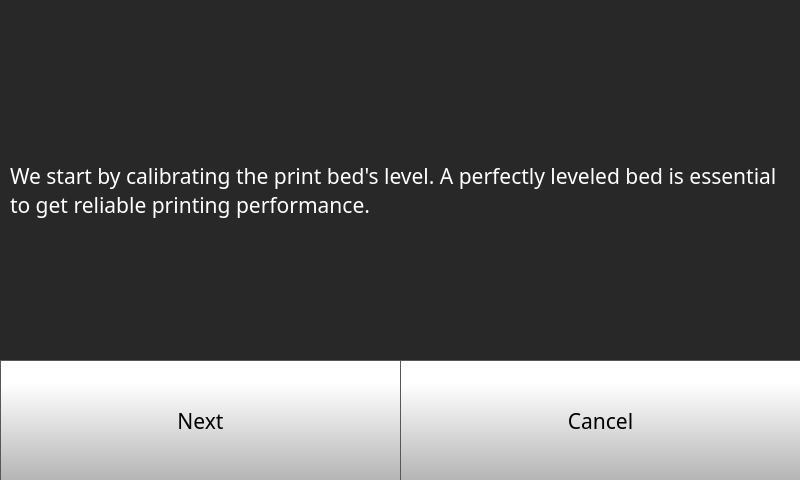
<?xml version="1.0" encoding="UTF-8"?>
<ui version="4.0">
 <class>bedLevelingPage</class>
 <widget class="QWidget" name="bedLevelingPage">
  <property name="geometry">
   <rect>
    <x>0</x>
    <y>0</y>
    <width>800</width>
    <height>480</height>
   </rect>
  </property>
  <property name="minimumSize">
   <size>
    <width>800</width>
    <height>480</height>
   </size>
  </property>
  <property name="maximumSize">
   <size>
    <width>800</width>
    <height>480</height>
   </size>
  </property>
  <property name="windowTitle">
   <string>Form</string>
  </property>
  <property name="styleSheet">
   <string notr="true">background-color: rgb(40, 40, 40);
</string>
  </property>
  <widget class="QStackedWidget" name="stackedWidget">
   <property name="geometry">
    <rect>
     <x>0</x>
     <y>0</y>
     <width>800</width>
     <height>480</height>
    </rect>
   </property>
   <property name="minimumSize">
    <size>
     <width>800</width>
     <height>480</height>
    </size>
   </property>
   <property name="maximumSize">
    <size>
     <width>800</width>
     <height>480</height>
    </size>
   </property>
   <property name="currentIndex">
    <number>0</number>
   </property>
   <widget class="QWidget" name="quickStep1Page">
    <widget class="QPushButton" name="quickStep1NextButton">
     <property name="geometry">
      <rect>
       <x>0</x>
       <y>360</y>
       <width>401</width>
       <height>121</height>
      </rect>
     </property>
     <property name="font">
      <font>
       <family>Gotham</family>
       <pointsize>16</pointsize>
      </font>
     </property>
     <property name="styleSheet">
      <string notr="true">QPushButton {
     border: 1px solid rgb(87, 87, 87);
	background-color: qlineargradient(spread:pad, x1:0, y1:1, x2:0, y2:0.188, stop:0 rgba(180, 180, 180, 255), stop:1 rgba(255, 255, 255, 255));


}

QPushButton:pressed {
    background-color: qlineargradient(x1: 0, y1: 0, x2: 0, y2: 1,
                                      stop: 0 #dadbde, stop: 1 #f6f7fa);
}

QPushButton:flat {
    border: none; /* no border for a flat push button */
}

QPushButton:default {
    border-color: navy; /* make the default button prominent */
}

QPushButton:focus {
	outline: none;
}</string>
     </property>
     <property name="text">
      <string>Next</string>
     </property>
     <property name="iconSize">
      <size>
       <width>40</width>
       <height>40</height>
      </size>
     </property>
    </widget>
    <widget class="QLabel" name="calibrateLabel_6">
     <property name="geometry">
      <rect>
       <x>10</x>
       <y>90</y>
       <width>781</width>
       <height>201</height>
      </rect>
     </property>
     <property name="font">
      <font>
       <family>Gotham</family>
       <pointsize>16</pointsize>
       <weight>50</weight>
       <bold>false</bold>
      </font>
     </property>
     <property name="styleSheet">
      <string notr="true">color: rgb(255, 255, 255);</string>
     </property>
     <property name="text">
      <string>We start by calibrating the print bed's level. A perfectly leveled bed is essential to get reliable printing performance.</string>
     </property>
     <property name="wordWrap">
      <bool>true</bool>
     </property>
    </widget>
    <widget class="QPushButton" name="quickStep1CancelButton">
     <property name="geometry">
      <rect>
       <x>400</x>
       <y>360</y>
       <width>401</width>
       <height>121</height>
      </rect>
     </property>
     <property name="font">
      <font>
       <family>Gotham</family>
       <pointsize>16</pointsize>
      </font>
     </property>
     <property name="styleSheet">
      <string notr="true">QPushButton {
     border: 1px solid rgb(87, 87, 87);
	background-color: qlineargradient(spread:pad, x1:0, y1:1, x2:0, y2:0.188, stop:0 rgba(180, 180, 180, 255), stop:1 rgba(255, 255, 255, 255));


}

QPushButton:pressed {
    background-color: qlineargradient(x1: 0, y1: 0, x2: 0, y2: 1,
                                      stop: 0 #dadbde, stop: 1 #f6f7fa);
}

QPushButton:flat {
    border: none; /* no border for a flat push button */
}

QPushButton:default {
    border-color: navy; /* make the default button prominent */
}

QPushButton:focus {
	outline: none;
}</string>
     </property>
     <property name="text">
      <string>Cancel</string>
     </property>
     <property name="iconSize">
      <size>
       <width>40</width>
       <height>40</height>
      </size>
     </property>
    </widget>
   </widget>
   <widget class="QWidget" name="quickStep2Page">
    <widget class="QLabel" name="CalibrationPoint1">
     <property name="geometry">
      <rect>
       <x>10</x>
       <y>110</y>
       <width>781</width>
       <height>241</height>
      </rect>
     </property>
     <property name="text">
      <string/>
     </property>
     <property name="alignment">
      <set>Qt::AlignCenter</set>
     </property>
    </widget>
    <widget class="QLabel" name="calibrateLabel_7">
     <property name="geometry">
      <rect>
       <x>10</x>
       <y>10</y>
       <width>781</width>
       <height>91</height>
      </rect>
     </property>
     <property name="font">
      <font>
       <family>Gotham</family>
       <pointsize>16</pointsize>
       <weight>50</weight>
       <bold>false</bold>
      </font>
     </property>
     <property name="styleSheet">
      <string notr="true">color: rgb(255, 255, 255);</string>
     </property>
     <property name="text">
      <string>Tighten the front left screw, and measure the height with the help of an A4 sheet of Paper as a measuring guage</string>
     </property>
     <property name="wordWrap">
      <bool>true</bool>
     </property>
    </widget>
    <widget class="QPushButton" name="quickStep2CancelButton">
     <property name="geometry">
      <rect>
       <x>400</x>
       <y>360</y>
       <width>401</width>
       <height>121</height>
      </rect>
     </property>
     <property name="font">
      <font>
       <family>Gotham</family>
       <pointsize>16</pointsize>
      </font>
     </property>
     <property name="styleSheet">
      <string notr="true">QPushButton {
     border: 1px solid rgb(87, 87, 87);
	background-color: qlineargradient(spread:pad, x1:0, y1:1, x2:0, y2:0.188, stop:0 rgba(180, 180, 180, 255), stop:1 rgba(255, 255, 255, 255));


}

QPushButton:pressed {
    background-color: qlineargradient(x1: 0, y1: 0, x2: 0, y2: 1,
                                      stop: 0 #dadbde, stop: 1 #f6f7fa);
}

QPushButton:flat {
    border: none; /* no border for a flat push button */
}

QPushButton:default {
    border-color: navy; /* make the default button prominent */
}

QPushButton:focus {
	outline: none;
}</string>
     </property>
     <property name="text">
      <string>Cancel</string>
     </property>
     <property name="iconSize">
      <size>
       <width>40</width>
       <height>40</height>
      </size>
     </property>
    </widget>
    <widget class="QPushButton" name="quickStep2NextButton">
     <property name="geometry">
      <rect>
       <x>0</x>
       <y>360</y>
       <width>401</width>
       <height>121</height>
      </rect>
     </property>
     <property name="font">
      <font>
       <family>Gotham</family>
       <pointsize>16</pointsize>
      </font>
     </property>
     <property name="styleSheet">
      <string notr="true">QPushButton {
     border: 1px solid rgb(87, 87, 87);
	background-color: qlineargradient(spread:pad, x1:0, y1:1, x2:0, y2:0.188, stop:0 rgba(180, 180, 180, 255), stop:1 rgba(255, 255, 255, 255));


}

QPushButton:pressed {
    background-color: qlineargradient(x1: 0, y1: 0, x2: 0, y2: 1,
                                      stop: 0 #dadbde, stop: 1 #f6f7fa);
}

QPushButton:flat {
    border: none; /* no border for a flat push button */
}

QPushButton:default {
    border-color: navy; /* make the default button prominent */
}

QPushButton:focus {
	outline: none;
}</string>
     </property>
     <property name="text">
      <string>Next</string>
     </property>
     <property name="iconSize">
      <size>
       <width>40</width>
       <height>40</height>
      </size>
     </property>
    </widget>
   </widget>
   <widget class="QWidget" name="quickStep3Page">
    <widget class="QPushButton" name="quickStep3NextButton">
     <property name="geometry">
      <rect>
       <x>0</x>
       <y>360</y>
       <width>401</width>
       <height>121</height>
      </rect>
     </property>
     <property name="font">
      <font>
       <family>Gotham</family>
       <pointsize>16</pointsize>
      </font>
     </property>
     <property name="styleSheet">
      <string notr="true">QPushButton {
     border: 1px solid rgb(87, 87, 87);
	background-color: qlineargradient(spread:pad, x1:0, y1:1, x2:0, y2:0.188, stop:0 rgba(180, 180, 180, 255), stop:1 rgba(255, 255, 255, 255));


}

QPushButton:pressed {
    background-color: qlineargradient(x1: 0, y1: 0, x2: 0, y2: 1,
                                      stop: 0 #dadbde, stop: 1 #f6f7fa);
}

QPushButton:flat {
    border: none; /* no border for a flat push button */
}

QPushButton:default {
    border-color: navy; /* make the default button prominent */
}

QPushButton:focus {
	outline: none;
}</string>
     </property>
     <property name="text">
      <string>Next</string>
     </property>
     <property name="iconSize">
      <size>
       <width>40</width>
       <height>40</height>
      </size>
     </property>
    </widget>
    <widget class="QPushButton" name="quickStep3CancelButton">
     <property name="geometry">
      <rect>
       <x>400</x>
       <y>360</y>
       <width>401</width>
       <height>121</height>
      </rect>
     </property>
     <property name="font">
      <font>
       <family>Gotham</family>
       <pointsize>16</pointsize>
      </font>
     </property>
     <property name="styleSheet">
      <string notr="true">QPushButton {
     border: 1px solid rgb(87, 87, 87);
	background-color: qlineargradient(spread:pad, x1:0, y1:1, x2:0, y2:0.188, stop:0 rgba(180, 180, 180, 255), stop:1 rgba(255, 255, 255, 255));


}

QPushButton:pressed {
    background-color: qlineargradient(x1: 0, y1: 0, x2: 0, y2: 1,
                                      stop: 0 #dadbde, stop: 1 #f6f7fa);
}

QPushButton:flat {
    border: none; /* no border for a flat push button */
}

QPushButton:default {
    border-color: navy; /* make the default button prominent */
}

QPushButton:focus {
	outline: none;
}</string>
     </property>
     <property name="text">
      <string>Cancel</string>
     </property>
     <property name="iconSize">
      <size>
       <width>40</width>
       <height>40</height>
      </size>
     </property>
    </widget>
    <widget class="QLabel" name="calibrateLabel_10">
     <property name="geometry">
      <rect>
       <x>10</x>
       <y>10</y>
       <width>781</width>
       <height>81</height>
      </rect>
     </property>
     <property name="font">
      <font>
       <family>Gotham</family>
       <pointsize>16</pointsize>
       <weight>50</weight>
       <bold>false</bold>
      </font>
     </property>
     <property name="styleSheet">
      <string notr="true">color: rgb(255, 255, 255);</string>
     </property>
     <property name="text">
      <string>Repeat the same using the front right leveling screw</string>
     </property>
     <property name="wordWrap">
      <bool>true</bool>
     </property>
    </widget>
    <widget class="QLabel" name="CalibrationPoint2">
     <property name="geometry">
      <rect>
       <x>10</x>
       <y>90</y>
       <width>781</width>
       <height>261</height>
      </rect>
     </property>
     <property name="text">
      <string/>
     </property>
     <property name="alignment">
      <set>Qt::AlignCenter</set>
     </property>
    </widget>
   </widget>
   <widget class="QWidget" name="quickStep4Page">
    <widget class="QPushButton" name="quickStep4CancelButton">
     <property name="geometry">
      <rect>
       <x>400</x>
       <y>360</y>
       <width>401</width>
       <height>121</height>
      </rect>
     </property>
     <property name="font">
      <font>
       <family>Gotham</family>
       <pointsize>16</pointsize>
      </font>
     </property>
     <property name="styleSheet">
      <string notr="true">QPushButton {
     border: 1px solid rgb(87, 87, 87);
	background-color: qlineargradient(spread:pad, x1:0, y1:1, x2:0, y2:0.188, stop:0 rgba(180, 180, 180, 255), stop:1 rgba(255, 255, 255, 255));


}

QPushButton:pressed {
    background-color: qlineargradient(x1: 0, y1: 0, x2: 0, y2: 1,
                                      stop: 0 #dadbde, stop: 1 #f6f7fa);
}

QPushButton:flat {
    border: none; /* no border for a flat push button */
}

QPushButton:default {
    border-color: navy; /* make the default button prominent */
}

QPushButton:focus {
	outline: none;
}</string>
     </property>
     <property name="text">
      <string>Cancel</string>
     </property>
     <property name="iconSize">
      <size>
       <width>40</width>
       <height>40</height>
      </size>
     </property>
    </widget>
    <widget class="QPushButton" name="quickStep4NextButton">
     <property name="geometry">
      <rect>
       <x>0</x>
       <y>360</y>
       <width>401</width>
       <height>121</height>
      </rect>
     </property>
     <property name="font">
      <font>
       <family>Gotham</family>
       <pointsize>16</pointsize>
      </font>
     </property>
     <property name="styleSheet">
      <string notr="true">QPushButton {
     border: 1px solid rgb(87, 87, 87);
	background-color: qlineargradient(spread:pad, x1:0, y1:1, x2:0, y2:0.188, stop:0 rgba(180, 180, 180, 255), stop:1 rgba(255, 255, 255, 255));


}

QPushButton:pressed {
    background-color: qlineargradient(x1: 0, y1: 0, x2: 0, y2: 1,
                                      stop: 0 #dadbde, stop: 1 #f6f7fa);
}

QPushButton:flat {
    border: none; /* no border for a flat push button */
}

QPushButton:default {
    border-color: navy; /* make the default button prominent */
}

QPushButton:focus {
	outline: none;
}</string>
     </property>
     <property name="text">
      <string>Next</string>
     </property>
     <property name="iconSize">
      <size>
       <width>40</width>
       <height>40</height>
      </size>
     </property>
    </widget>
    <widget class="QLabel" name="calibrateLabel_12">
     <property name="geometry">
      <rect>
       <x>10</x>
       <y>10</y>
       <width>781</width>
       <height>91</height>
      </rect>
     </property>
     <property name="font">
      <font>
       <family>Gotham</family>
       <pointsize>16</pointsize>
       <weight>50</weight>
       <bold>false</bold>
      </font>
     </property>
     <property name="styleSheet">
      <string notr="true">color: rgb(255, 255, 255);</string>
     </property>
     <property name="text">
      <string>Repeat the same using the back leveling screw</string>
     </property>
     <property name="wordWrap">
      <bool>true</bool>
     </property>
    </widget>
    <widget class="QLabel" name="CalibrationPoint3">
     <property name="geometry">
      <rect>
       <x>10</x>
       <y>100</y>
       <width>781</width>
       <height>251</height>
      </rect>
     </property>
     <property name="text">
      <string/>
     </property>
     <property name="alignment">
      <set>Qt::AlignCenter</set>
     </property>
    </widget>
   </widget>
   <widget class="QWidget" name="nozzleHeightStep1Page">
    <widget class="QPushButton" name="moveZPT1CaliberateButton">
     <property name="geometry">
      <rect>
       <x>160</x>
       <y>160</y>
       <width>241</width>
       <height>171</height>
      </rect>
     </property>
     <property name="minimumSize">
      <size>
       <width>0</width>
       <height>0</height>
      </size>
     </property>
     <property name="font">
      <font>
       <family>Gotham</family>
       <pointsize>16</pointsize>
      </font>
     </property>
     <property name="styleSheet">
      <string notr="true">QPushButton {
     border: 1px solid rgb(87, 87, 87);

	background-color: qlineargradient(spread:pad, x1:0, y1:1, x2:0, y2:0.188, stop:0 rgba(180, 180, 180, 255), stop:1 rgba(255, 255, 255, 255));
	border-bottom-left-radius: 15px;
	border-top-left-radius: 15px;
}

QPushButton:pressed {
    background-color: qlineargradient(x1: 0, y1: 0, x2: 0, y2: 1,
                                      stop: 0 #dadbde, stop: 1 #f6f7fa);
}

QPushButton:flat {
    border: none; /* no border for a flat push button */
}

QPushButton:default {
    border-color: navy; /* make the default button prominent */
}

QPushButton:focus {
	outline: none;
}</string>
     </property>
     <property name="text">
      <string/>
     </property>
     <property name="icon">
      <iconset resource="../../resources/resource.qrc">
       <normaloff>:/Navigation/img/Navigation/arrows.png</normaloff>:/Navigation/img/Navigation/arrows.png</iconset>
     </property>
     <property name="iconSize">
      <size>
       <width>150</width>
       <height>150</height>
      </size>
     </property>
     <property name="checkable">
      <bool>false</bool>
     </property>
     <property name="autoDefault">
      <bool>false</bool>
     </property>
     <property name="default">
      <bool>false</bool>
     </property>
     <property name="flat">
      <bool>false</bool>
     </property>
    </widget>
    <widget class="QPushButton" name="nozzleHeightStep1NextButton">
     <property name="geometry">
      <rect>
       <x>0</x>
       <y>360</y>
       <width>401</width>
       <height>121</height>
      </rect>
     </property>
     <property name="font">
      <font>
       <family>Gotham</family>
       <pointsize>16</pointsize>
      </font>
     </property>
     <property name="styleSheet">
      <string notr="true">QPushButton {
     border: 1px solid rgb(87, 87, 87);
	background-color: qlineargradient(spread:pad, x1:0, y1:1, x2:0, y2:0.188, stop:0 rgba(180, 180, 180, 255), stop:1 rgba(255, 255, 255, 255));


}

QPushButton:pressed {
    background-color: qlineargradient(x1: 0, y1: 0, x2: 0, y2: 1,
                                      stop: 0 #dadbde, stop: 1 #f6f7fa);
}

QPushButton:flat {
    border: none; /* no border for a flat push button */
}

QPushButton:default {
    border-color: navy; /* make the default button prominent */
}

QPushButton:focus {
	outline: none;
}</string>
     </property>
     <property name="text">
      <string>Next</string>
     </property>
     <property name="iconSize">
      <size>
       <width>40</width>
       <height>40</height>
      </size>
     </property>
    </widget>
    <widget class="QPushButton" name="nozzleHeightStep1CancelButton">
     <property name="geometry">
      <rect>
       <x>400</x>
       <y>360</y>
       <width>401</width>
       <height>121</height>
      </rect>
     </property>
     <property name="font">
      <font>
       <family>Gotham</family>
       <pointsize>16</pointsize>
      </font>
     </property>
     <property name="styleSheet">
      <string notr="true">QPushButton {
     border: 1px solid rgb(87, 87, 87);
	background-color: qlineargradient(spread:pad, x1:0, y1:1, x2:0, y2:0.188, stop:0 rgba(180, 180, 180, 255), stop:1 rgba(255, 255, 255, 255));


}

QPushButton:pressed {
    background-color: qlineargradient(x1: 0, y1: 0, x2: 0, y2: 1,
                                      stop: 0 #dadbde, stop: 1 #f6f7fa);
}

QPushButton:flat {
    border: none; /* no border for a flat push button */
}

QPushButton:default {
    border-color: navy; /* make the default button prominent */
}

QPushButton:focus {
	outline: none;
}</string>
     </property>
     <property name="text">
      <string>Cancel</string>
     </property>
     <property name="iconSize">
      <size>
       <width>40</width>
       <height>40</height>
      </size>
     </property>
    </widget>
    <widget class="QLabel" name="toolZOffsetLabel">
     <property name="geometry">
      <rect>
       <x>10</x>
       <y>10</y>
       <width>791</width>
       <height>141</height>
      </rect>
     </property>
     <property name="font">
      <font>
       <family>Gotham</family>
       <pointsize>16</pointsize>
       <weight>50</weight>
       <bold>false</bold>
      </font>
     </property>
     <property name="styleSheet">
      <string notr="true">color: rgb(255, 255, 255);</string>
     </property>
     <property name="text">
      <string>Move the bed up or down to the Second Nozzle, testing height using paper </string>
     </property>
     <property name="wordWrap">
      <bool>true</bool>
     </property>
    </widget>
    <widget class="QPushButton" name="moveZMT1CaliberateButton">
     <property name="geometry">
      <rect>
       <x>400</x>
       <y>160</y>
       <width>241</width>
       <height>171</height>
      </rect>
     </property>
     <property name="minimumSize">
      <size>
       <width>0</width>
       <height>0</height>
      </size>
     </property>
     <property name="font">
      <font>
       <family>Gotham</family>
       <pointsize>16</pointsize>
      </font>
     </property>
     <property name="styleSheet">
      <string notr="true">QPushButton {
     border: 1px solid rgb(87, 87, 87);

	background-color: qlineargradient(spread:pad, x1:0, y1:1, x2:0, y2:0.188, stop:0 rgba(180, 180, 180, 255), stop:1 rgba(255, 255, 255, 255));
	border-bottom-right-radius: 15px;
	border-top-right-radius: 15px;
}

QPushButton:pressed {
    background-color: qlineargradient(x1: 0, y1: 0, x2: 0, y2: 1,
                                      stop: 0 #dadbde, stop: 1 #f6f7fa);
}

QPushButton:flat {
    border: none; /* no border for a flat push button */
}

QPushButton:default {
    border-color: navy; /* make the default button prominent */
}

QPushButton:focus {
	outline: none;
}</string>
     </property>
     <property name="text">
      <string/>
     </property>
     <property name="icon">
      <iconset resource="../../resources/resource.qrc">
       <normaloff>:/Navigation/img/Navigation/arrows-5.png</normaloff>:/Navigation/img/Navigation/arrows-5.png</iconset>
     </property>
     <property name="iconSize">
      <size>
       <width>150</width>
       <height>150</height>
      </size>
     </property>
     <property name="checkable">
      <bool>false</bool>
     </property>
     <property name="autoDefault">
      <bool>false</bool>
     </property>
     <property name="default">
      <bool>false</bool>
     </property>
     <property name="flat">
      <bool>false</bool>
     </property>
    </widget>
   </widget>
  </widget>
 </widget>
 <resources>
  <include location="../../resources/resource.qrc"/>
 </resources>
 <connections/>
</ui>
